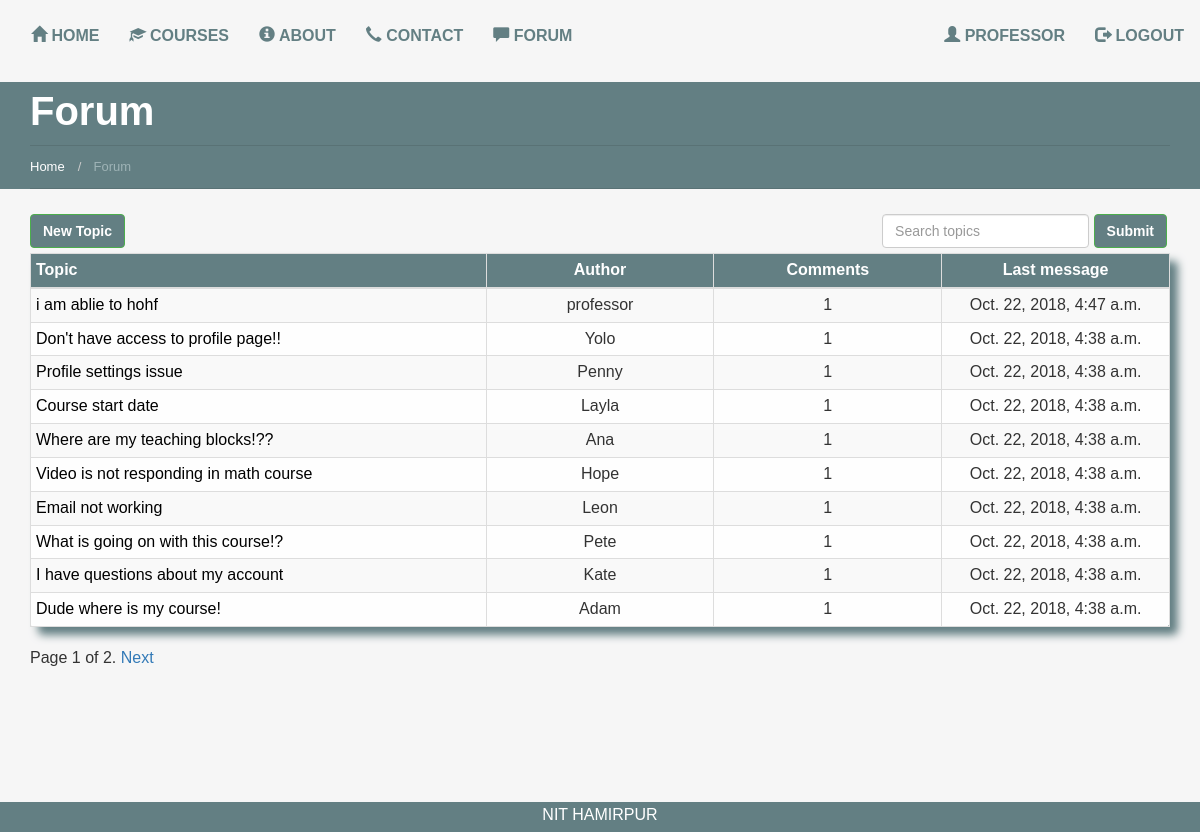
Screenshot of /forum/ (signed in) with the database file from the repository.
### users/models.py (models this page shows)
class UserProfile(AbstractUser):
    is_professor = models.BooleanField(default=False)
    is_site_admin = models.BooleanField(default=False)

### forum/models.py (models this page shows)
class Topic(models.Model):
    subject = models.CharField(max_length=20)
    topic_message = models.TextField(max_length=1000)
    author = models.CharField(max_length=30)
    comment_count = models.IntegerField(default=1)
    stamp_created = models.DateTimeField(auto_now_add=True)
    stamp_updated = models.DateTimeField(auto_now_add=True)
    slug = models.SlugField(unique=True)

### forum/views.py (the view, shortened to what this page needs)
# urls.py: url(r'^forum/', include('forum.urls')),
@login_required()
def forum(request):
    topic_list = Topic.objects.all().order_by('-stamp_updated')
    add_new_topic = AddNewTopic(request.POST or None)
    path = request.path.split('/')[1]
    redirect_path = path
    path = path.title()
    search = request.GET.get("search")
    if search:
        topic_list = topic_list.filter(subject__startswith=search)
    paginator = Paginator(topic_list, 10)
    page = request.GET.get('page')
    try:
        queryset = paginator.page(page)
    except PageNotAnInteger:
        queryset = paginator.page(1)
    except EmptyPage:
        queryset = paginator.page(paginator.num_pages)
    context = {
        "title": "Forum",
        "add_new_topic_form": add_new_topic,
        "topic_list": queryset,
        "path": path,
        "redirect_path": redirect_path,
    }
    return render(request, "forum/forum.html", context)

### forum/forms.py (shortened to what this page needs)
class AddNewTopic(forms.ModelForm):
    class Meta:
        model = Topic
        fields = ['subject', 'topic_message']

### templates/forum/forum.html (shortened to what this page needs)
{% extends 'base.html' %}
{% load crispy_forms_tags %}
{% load staticfiles %}
{% block content %}
  <link href="{% static "css/forum.css" %}" rel="stylesheet"/>
  {% include 'breadcrumb.html' %}
  <div class="container">
    <div class="row">
      <button class="btn btn-success add-btn">New Topic</button>
      <form class="form-inline forum-search" method='GET' action="" role="form">
        <div class="form-group">
          <input class="form-control" type="text" name="search" placeholder="Search topics"/>
          <button class="btn btn-success btn-md">Submit</button>
        </div>
      </form>
      <div class="col-md-12">
        <table class="table table-striped table-condensed table-bordered forum-table">
          <thead>
          <tr class="main-table-row">
            <th>Topic</th>
            <th class="forum-th">Author</th>
            <th class="forum-th">Comments</th>
            <th class="forum-th">Last message</th>
          </tr>
          </thead>
          {% for instance in topic_list %}
            <tr>
              <td class="col-md-2">
                <a href="{% url 'forum' %}{{ instance.slug }}">{{ instance.subject }}</a>
              </td>
              <td class="col-md-1 forum-th">{{ instance.author }}</td>
              <td class="col-md-1 forum-th">{{ instance.comment_count }}</td>
              <td class="col-md-1 forum-th">{{ instance.stamp_updated }}</td>
            </tr>
          {% endfor %}
        </table>
      </div>
    </div>
    <div class="pagination">
    <span class="step-links">
      <span class="current">
            Page {{ topic_list.number }} of {{ topic_list.paginator.num_pages }}.
      </span>
      {% if topic_list.has_next %}
        <a class="" href="?page={{ topic_list.next_page_number }}">Next</a>
      {% endif %}
    </span>
    </div>
  </div>
{% endblock %}

### templates/base.html (shortened to what this page needs)
<!DOCTYPE html>
<html lang="en">
<head>
  {% include 'head_css.html' %}
</head>
<body>
<div id="wrap">
  {% include 'navbar.html' %}
  {% block content %}
  {% endblock %}
</div>
<div id="footer">
  <div class="container">
    NIT HAMIRPUR
  </div>
</div>
</body>
</html>

### templates/head_css.html
{% load staticfiles %}
<link href="{% static "css/bootstrap.min.css" %}" rel="stylesheet" />
<link href="{% static "css/base.css" %}" rel="stylesheet" />
<link href="{% static "css/home.css" %}" rel="stylesheet" />

### templates/javascript.html (shortened to what this page needs)
{% load staticfiles %}

### templates/navbar.html (shortened to what this page needs)
<nav class="navbar" role="navigation">
  <div class="container-fluid">
    <div class="collapse navbar-collapse" id="mainNavBar">
      <ul class="nav navbar-nav">
        <li class="active"><a href="/"><span class="glyphicon glyphicon-home"></span> Home</a></li>
        {% if request.user.is_authenticated %}
          <li><a href="{% url 'courses' %}"><span class="glyphicon glyphicon-education"></span> Courses</a></li>
        {% else %}
          <li><a href="/"><span class="glyphicon glyphicon-education"></span> Courses</a></li>
        {% endif %}
        <li><a href="{% url 'about' %}"><span class="glyphicon glyphicon-info-sign"></span> About</a></li>
        <li><a href="{% url 'contact' %}"><span class="glyphicon glyphicon-earphone"></span> Contact</a></li>
        {% if request.user.is_authenticated %}
          <li><a href="{% url 'forum' %}"><span class="glyphicon glyphicon glyphicon-comment"></span> Forum</a></li>
        {% endif %}
      </ul>
      <ul class="nav navbar-nav navbar-right">
        {% if request.user.is_authenticated %}
          <li><a href="{% url 'profile' %}"><span class="glyphicon glyphicon-user"></span> {{ user.get_username }}</a>
          </li>
          <li><a href="/accounts/logout"><span class="glyphicon glyphicon-log-out"></span> Logout</a></li>
        {% else %}
          <li><a href="/accounts/register"><span class="glyphicon glyphicon-plus"></span> Sign Up</a></li>
          <li><a href="/accounts/login"><span class="glyphicon glyphicon-user"></span> Log In</a></li>
        {% endif %}
      </ul>
    </div>
  </div>
</nav>

### templates/breadcrumb.html (shortened to what this page needs)
{% load staticfiles %}
<link href="{% static "css/breadcrumb.css" %}" rel="stylesheet"/>
<div class="bread-h">
  <div class="container">
    <section class="title-section">
      <h1 class="title-header">{{ title }} </h1>
      <ul class="breadcrumb breadcrumb__t">
        <li>
          <a href="/">Home&nbsp</a>
        </li>
        <li class="active">&nbsp{{ title }}</li>
      </ul>
    </section>
  </div>
</div>

### users/static_in_users/static_files/css/base.css (style rules this page uses)
html, body { font-family: 'Source Sans Pro', sans-serif; font-size: 100%; background-color: #F6F6F6; height: 100%; }
#wrap { min-height: 100%; height: auto; margin: 0 auto -30px; padding: 0 0 30px; }
#footer { height: 30px; background-color: #637f83; text-align: center; color: white; margin-top: 2em; }
#footer > .container { padding-top: 2px; }
ul, ol { margin: 0; }

### users/static_in_users/static_files/css/home.css (style rules this page uses)
h4, h5, h6, h1, h2, h3 { margin-top: 0; }
ul, ol { margin: 0; }
html, body { font-family: 'Source Sans Pro', sans-serif; font-size: 100%; background-color: #F6F6F6; }
a { outline: none !important; }
@media (max-width: 1200px) { #mainNavBar { padding-left: 0; padding-right: 0; } }
#mainNavBar { margin-top: 10px; }
#mainNavBar li a { display: block; font-size: 1em; color: #637f83; -webkit-transition: all 0.3s ease; -moz-transition: all 0.3s ease; -o-transition: all 0.3s ease; transition: all 0.3s ease; text-transform: uppercase; font-weight: bold; }

### users/static_in_users/static_files/css/forum.css (style rules this page uses)
.forum-table { background-color: #FEFEFE; -moz-border-radius: 5px; border-radius: 5px; -moz-box-shadow: 8px 8px 8px #637F83; -webkit-box-shadow: 8px 8px 8px #637F83; box-shadow: 8px 8px 8px #637F83; }
.add-btn { margin-left: 15px; margin-bottom: 5px; }
.btn-success { background-color: #637F83; font-weight: bolder; }
.forum-th { text-align: center; }
.forum-table a { text-decoration: none; color: black; }
.main-table-row { background-color: #637F83; color: white; }
.forum-search { padding-right: 18px; float: right; }
.pagination { margin: 0; }

### users/static_in_users/static_files/css/breadcrumb.css (style rules this page uses)
.bread-h { background: #637f83; margin-bottom: 25px; }
.title-section { background: #637f83; position: relative; border-bottom: 1px solid #597275; }
.title-section h1 { margin: 0 0 5px 0; line-height: 58px; font-size: 40px; font-weight: bold; color: #fff; }
.title-section ul { background: none; position: relative; margin: 0; padding: 9px 0 10px 0; border-top: 1px solid #597275; -webkit-border-radius: 0; -moz-border-radius: 0; border-radius: 0; }
.title-section ul li { line-height: 18px; font-size: 13px; color: #5f6775; }
.title-section ul li a { color: #fff; }
.breadcrumb > .active { color: #9eb3b6; }

### rows the page displays
UserProfile: get_username "PROFESSOR"
Topic: subject "i am ablie to hohf", author "professor", comment_count "1", stamp_updated "Oct. 22, 2018, 4:47 a.m."
Topic: subject "Don't have access to profile page!!", author "Yolo", comment_count "1", stamp_updated "Oct. 22, 2018, 4:38 a.m."
Topic: subject "Profile settings issue", author "Penny", comment_count "1", stamp_updated "Oct. 22, 2018, 4:38 a.m."
Topic: subject "Course start date", author "Layla", comment_count "1", stamp_updated "Oct. 22, 2018, 4:38 a.m."
Topic: subject "Where are my teaching blocks!??", author "Ana", comment_count "1", stamp_updated "Oct. 22, 2018, 4:38 a.m."
Topic: subject "Video is not responding in math course", author "Hope", comment_count "1", stamp_updated "Oct. 22, 2018, 4:38 a.m."
Topic: subject "Email not working", author "Leon", comment_count "1", stamp_updated "Oct. 22, 2018, 4:38 a.m."
Topic: subject "What is going on with this course!?", author "Pete", comment_count "1", stamp_updated "Oct. 22, 2018, 4:38 a.m."
Topic: subject "I have questions about my account", author "Kate", comment_count "1", stamp_updated "Oct. 22, 2018, 4:38 a.m."
Topic: subject "Dude where is my course!", author "Adam", comment_count "1", stamp_updated "Oct. 22, 2018, 4:38 a.m."

### other values shown
{{ title }} "Forum"
{{ topic_list.number }} "1"
{{ topic_list.paginator.num_pages }} "2"
